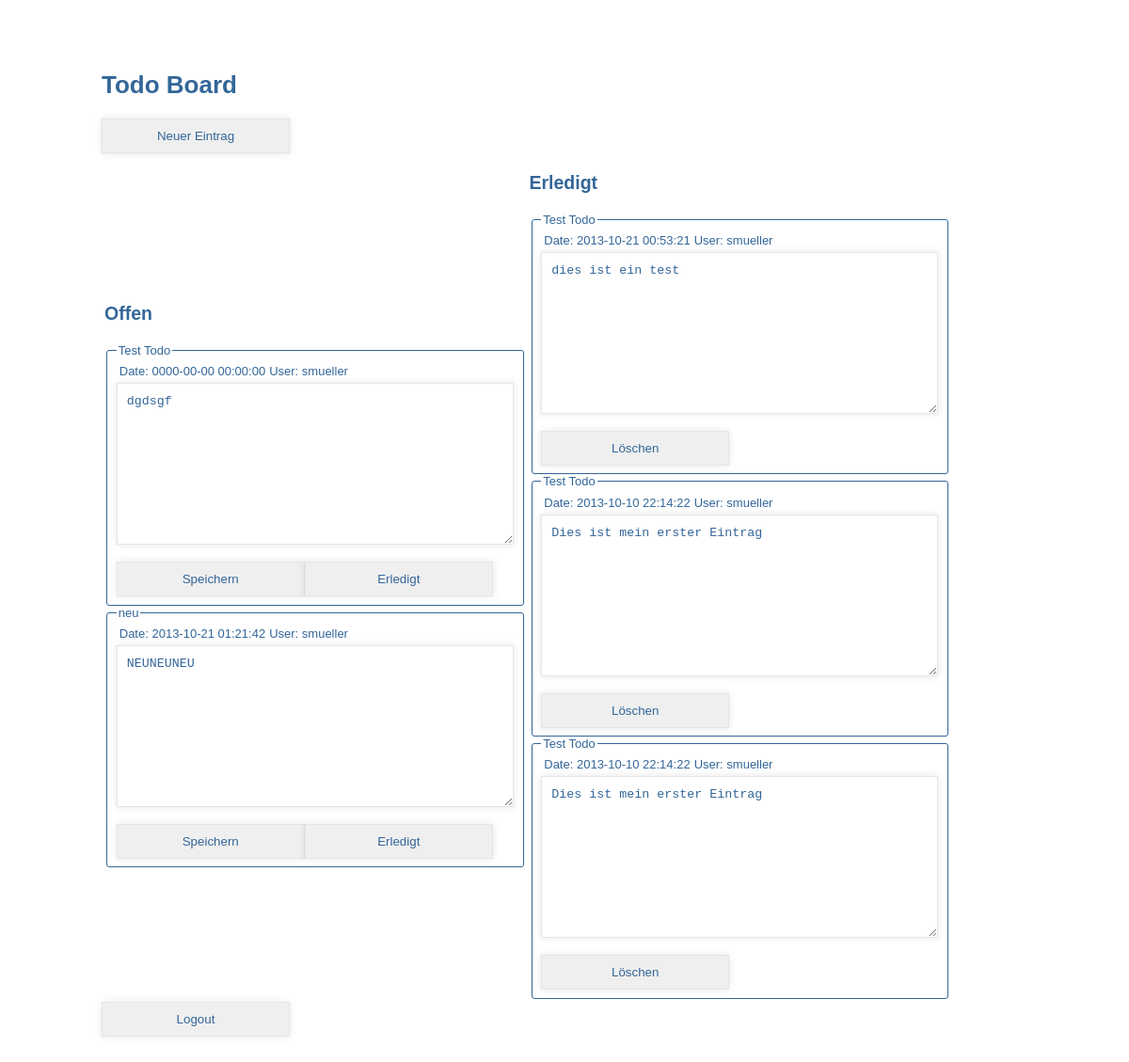
The page /home.php (signed in) on the database its author committed.
### tables this page shows
CREATE TABLE IF NOT EXISTS `todo` (
  `id` int(11) NOT NULL AUTO_INCREMENT,
  `date` datetime NOT NULL,
  `user` int(11) NOT NULL,
  `title` varchar(64) NOT NULL,
  `text` mediumtext NOT NULL,
  `status` int(11) NOT NULL,
  PRIMARY KEY (`id`),
  KEY `id` (`id`)
);

CREATE TABLE IF NOT EXISTS `user` (
  `id` int(11) NOT NULL AUTO_INCREMENT,
  `username` varchar(64) NOT NULL,
  `password` varchar(64) NOT NULL,
  `realname` varchar(64) NOT NULL,
  `email` varchar(64) NOT NULL,
  PRIMARY KEY (`id`)
);

### db/pdo.php (called while the page is built, shortened)
<?php
class db {
    private $dbhost = 'localhost';
    private $dbname = 'hs1314';
    private $dbuser = 'zhaw';
    private $dbpass = 'zhaw1234';
    function load_todo($status) {
        $dsn = "mysql:host=" . $this->dbhost . ";dbname=" . $this->dbname;
        $sql = 'SELECT '
                .' todo.id, '
                .' user.id as userid, '
                .' todo.title, '
                .' todo.date,'
                .' user.username,'
                .' todo_status.name as status,'
                .' todo.text'
                .' FROM todo'
                .' LEFT JOIN todo_status ON todo.status = todo_status.id'
                .' LEFT JOIN user ON todo.user = user.id'
                .' WHERE status=?';
        $pdo = new PDO($dsn, $this->dbuser, $this->dbpass);
        $pds = $pdo->prepare($sql);
        $pds->execute(array($status));
        $result = $pds->fetchAll(PDO::FETCH_ASSOC);
        return $result;
    }
}
?>

### home.php (the view, shortened to what this page needs)
<!DOCTYPE html>
<?php
require_once("db/pdo.php");
$db = new db();
$open_todo = $db->load_todo(1);
$complete_todo = $db->load_todo(2);
?>
<html>
    <head>
        <link rel="stylesheet" href="style/style.css" type="text/css" media="all" />
    </head>
    <body>
        <h1 class="title">Todo Board</h1>
        <form action="create_form.php" method="POST">
            <input type="submit" value="Neuer Eintrag" />
        </form>
        <table style="vertical-align:top">
            <tr>
                <td width=50%">
                    <h2 class="title">Offen</h2>
                    <?php
                    foreach ($open_todo as $row) {
                        echo "<form class=\"form\" action=\"db/update.php\" method=\"POST\" enctype=\"multipart/form-data\">";
                        echo "<fieldset class=\"form\">";
                        echo "<legend>" . $row['title'] . "</legend>";
                        echo "<table> <tr> <td name=\"date\">Date: " . $row['date'] . "</td>";
                        echo "<td>User: " . $row['username'] . "</td><tr></table>";
                        echo "<textarea name=\"text" . $row['id'] . "\">" . $row['text'] . "</textarea>";
                        echo "<br /><br /><input type=\"submit\" name=\"" . $row['id'] . "\" value=\"Speichern\" />";
                        echo "<input type=\"submit\" name=\"" . $row['id'] . "\" value=\"Erledigt\" />";
                        echo "</fieldset>";
                        echo "</form>";
                    }
                    ?>
                </td>
                <td>
                    <h2 class="title">Erledigt</h2>
                    <?php
                    if ((isset($complete_todo) == true) && (sizeof($complete_todo) > 0)) {
                        foreach ($complete_todo as $row) {
                            echo "<form class=\"form\" action=\"db/delete.php\" method=\"POST\" enctype=\"multipart/form-data\">";
                            echo "<fieldset class=\"form\">";
                            echo "<legend>" . $row['title'] . "</legend>";
                            echo "<table> <tr> <td>Date: " . $row['date'] . "</td>";
                            echo "<td>User: " . $row['username'] . "</td><tr></table>";
                            echo "<textarea readonly=\"readonly\">" . $row['text'] . "</textarea>";
                            echo "<br /><br /><input type=\"submit\" name=\"" . $row['id'] . "\" value=\"Löschen\" />";
                            echo "</fieldset>";
                            echo "</form>";
                        }
                    } else {
                        echo "<p class=\"form\">Hier gibts nichts zu sehen</p>";
                    }
                    ?>
                </td>
            </tr>
        </table>
        <form action="db/logout.php" method="POST">
            <input type="submit" value="Logout" />
        </form>
    </body>
</html>

### style/style.css (style rules this page uses)
body { padding: 50px 100px; font-size: 13px; font-style: Verdana, Tahoma, sans-serif; }
h1 { font-family:Arial; margin-bottom: 20px; color: #336699; }
h2 { font-family:Arial; margin-bottom: 20px; color: #336699; }
input, textarea { padding: 10px; border: 1px solid #E5E5E5; width: 200px; color: #336699; box-shadow: rgba(0, 0, 0, 0.1) 0px 0px 8px; -moz-box-shadow: rgba(0, 0, 0, 0.1) 0px 0px 8px; -webkit-box-shadow: rgba(0, 0, 0, 0.1) 0px 0px 8px; }
textarea { width: 400px; height: 150px; max-width: 400px; line-height: 18px; }
fieldset.form { font-family:Arial; border: 1px solid #336699; border-radius: 3px; background: white; color:#336699; }

### rows shown on the page
todo: title "Test Todo", date "0000-00-00 00:00:00", user.username "smueller", id+text "dgdsgf"
todo: title "neu", date "2013-10-21 01:21:42", user.username "smueller", id+text "NEUNEUNEU"
todo: title "Test Todo", date "2013-10-21 00:53:21", user.username "smueller", text "dies ist ein test"
todo: title "Test Todo", date "2013-10-10 22:14:22", user.username "smueller", text "Dies ist mein erster Eintrag"
todo: title "Test Todo", date "2013-10-10 22:14:22", user.username "smueller", text "Dies ist mein erster Eintrag"
